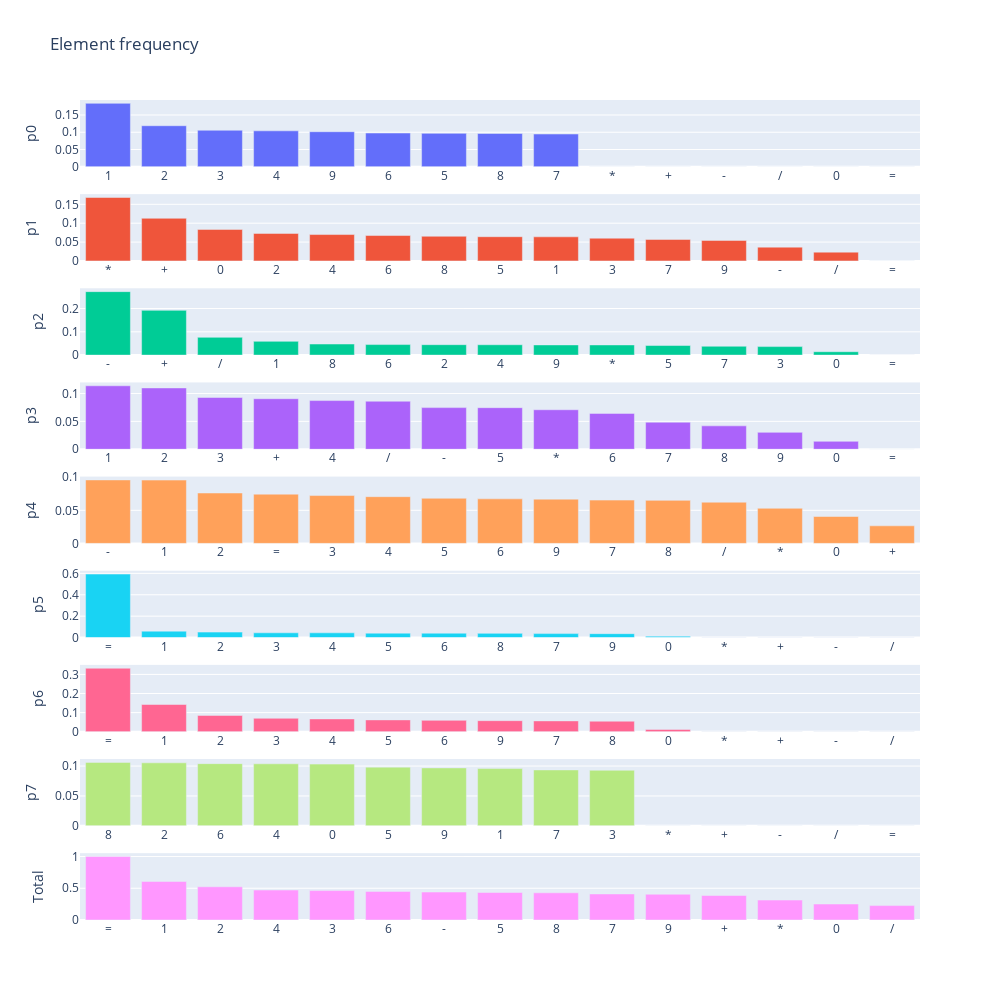

The code cell stored with this chart in its notebook:
### Code cell
# Ploting Bars

# Creating figure
fig = sp.make_subplots(
    rows=NUMBER_OF_ELEMENTS + 1, 
    cols=1,
)

# Creating a trace for each position
for i, position in enumerate(df["positions"].columns):

    # Sorting the data
    df_temp = df_freq_count.sort_values(by=position, ascending=False)

    # Creating the trace
    fig.add_trace(
        go.Bar(
            x=df_temp.index,
            y=df_temp[position] / len(df),
            name=position,
        ),
        row=i+1,
        col=1,
    )

# Creating a trace for the "Total"
df_freq_count = df_freq_count.sort_values(by="total", ascending=False)

fig.add_trace(
    go.Bar(
        x=df_freq_count.index,
        y=df_freq_count["total"] / len(df),
        name="Total",
    ),
    row=NUMBER_OF_ELEMENTS + 1,
    col=1,
)

titles_positions = {f"yaxis{i + 1}_title": position for i, position in enumerate(df["positions"].columns)}
title_total = {f"yaxis{NUMBER_OF_ELEMENTS + 1}_title": "Total"}

# Updating the layout
fig.update_layout(
    title="Element frequency",
    height=1000,
    width=1000,
    showlegend=False,
    **titles_positions,
)

fig.update_layout(
    **title_total,
)

# Showing the figure
fig.show()

### Figure 1 — Plotly figure (JSON) as saved in the notebook; plotly's stock layout.template omitted (floating-point values rounded to 4 significant figures)
{"data": [{"name": "p0", "type": "bar", "x": ["1", "2", "3", "4", "9", "6", "5", "8", "7", "*", "+", "-", "/", "0", "="], "xaxis": "x", "y": [0.1837, 0.1189, 0.1058, 0.1042, 0.1016, 0.09778, 0.09682, 0.09637, 0.09496, 0, 0, 0, 0, 0, 0], "yaxis": "y"}, {"name": "p1", "type": "bar", "x": ["*", "+", "0", "2", "4", "6", "8", "5", "1", "3", "7", "9", "-", "/", "="], "xaxis": "x2", "y": [0.168, 0.113, 0.08351, 0.0729, 0.06997, 0.06737, 0.0654, 0.06421, 0.06393, 0.06032, 0.05704, 0.05439, 0.03662, 0.02336, 0], "yaxis": "y2"}, {"name": "p2", "type": "bar", "x": ["-", "+", "/", "1", "8", "6", "2", "4", "9", "*", "5", "7", "3", "0", "="], "xaxis": "x3", "y": [0.2725, 0.1921, 0.0764, 0.05913, 0.04762, 0.04525, 0.04474, 0.04452, 0.04378, 0.04367, 0.04119, 0.03803, 0.03651, 0.01456, 0], "yaxis": "y3"}, {"name": "p3", "type": "bar", "x": ["1", "2", "3", "+", "4", "/", "-", "5", "*", "6", "7", "8", "9", "0", "="], "xaxis": "x4", "y": [0.1138, 0.11, 0.09282, 0.09062, 0.08729, 0.08616, 0.07465, 0.07454, 0.07087, 0.06432, 0.04852, 0.04192, 0.0303, 0.01422, 0], "yaxis": "y4"}, {"name": "p4", "type": "bar", "x": ["-", "1", "2", "=", "3", "4", "5", "6", "9", "7", "8", "/", "*", "0", "+"], "xaxis": "x5", "y": [0.09586, 0.09564, 0.07612, 0.07437, 0.07228, 0.07059, 0.06816, 0.06726, 0.06686, 0.0654, 0.065, 0.06224, 0.05304, 0.04063, 0.02658], "yaxis": "y5"}, {"name": "p5", "type": "bar", "x": ["=", "1", "2", "3", "4", "5", "6", "8", "7", "9", "0", "*", "+", "-", "/"], "xaxis": "x6", "y": [0.5933, 0.05998, 0.05089, 0.04441, 0.04418, 0.04096, 0.04074, 0.03921, 0.03696, 0.03645, 0.01292, 0, 0, 0, 0], "yaxis": "y6"}, {"name": "p6", "type": "bar", "x": ["=", "1", "2", "3", "4", "5", "6", "9", "7", "8", "0", "*", "+", "-", "/"], "xaxis": "x7", "y": [0.3323, 0.1425, 0.0852, 0.07025, 0.06692, 0.06178, 0.05953, 0.05778, 0.05659, 0.05507, 0.01207, 0, 0, 0, 0], "yaxis": "y7"}, {"name": "p7", "type": "bar", "x": ["8", "2", "6", "4", "0", "5", "9", "1", "7", "3", "*", "+", "-", "/", "="], "xaxis": "x8", "y": [0.1061, 0.1054, 0.104, 0.1038, 0.1033, 0.09818, 0.09694, 0.09581, 0.09349, 0.09299, 0, 0, 0, 0, 0], "yaxis": "y8"}, {"name": "Total", "type": "bar", "x": ["=", "1", "2", "4", "3", "6", "-", "5", "8", "7", "9", "+", "*", "0", "/"], "xaxis": "x9", "y": [1, 0.6076, 0.5233, 0.4722, 0.4641, 0.4509, 0.4407, 0.4332, 0.4281, 0.4104, 0.4061, 0.3859, 0.3145, 0.2519, 0.227], "yaxis": "y9"}], "layout": {"height": 1000, "showlegend": false, "title": {"text": "Element frequency"}, "width": 1000, "xaxis": {"anchor": "y", "domain": [0, 1]}, "xaxis2": {"anchor": "y2", "domain": [0, 1]}, "xaxis3": {"anchor": "y3", "domain": [0, 1]}, "xaxis4": {"anchor": "y4", "domain": [0, 1]}, "xaxis5": {"anchor": "y5", "domain": [0, 1]}, "xaxis6": {"anchor": "y6", "domain": [0, 1]}, "xaxis7": {"anchor": "y7", "domain": [0, 1]}, "xaxis8": {"anchor": "y8", "domain": [0, 1]}, "xaxis9": {"anchor": "y9", "domain": [0, 1]}, "yaxis": {"anchor": "x", "domain": [0.9185, 1], "title": {"text": "p0"}}, "yaxis2": {"anchor": "x2", "domain": [0.8037, 0.8852], "title": {"text": "p1"}}, "yaxis3": {"anchor": "x3", "domain": [0.6889, 0.7704], "title": {"text": "p2"}}, "yaxis4": {"anchor": "x4", "domain": [0.5741, 0.6556], "title": {"text": "p3"}}, "yaxis5": {"anchor": "x5", "domain": [0.4593, 0.5407], "title": {"text": "p4"}}, "yaxis6": {"anchor": "x6", "domain": [0.3444, 0.4259], "title": {"text": "p5"}}, "yaxis7": {"anchor": "x7", "domain": [0.2296, 0.3111], "title": {"text": "p6"}}, "yaxis8": {"anchor": "x8", "domain": [0.1148, 0.1963], "title": {"text": "p7"}}, "yaxis9": {"anchor": "x9", "domain": [0, 0.08148], "title": {"text": "Total"}}}}
